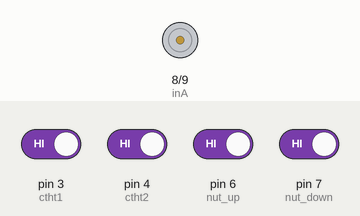
Simulated run of this sketch. Board: Arduino Uno, built with avr-gcc and run on an emulated ATmega328P. Shown: motor-driver pin pairs drawn as motors (green arrow = first pin HIGH = forward, orange = second pin HIGH = backward, longer = more drive). The inputs (shaded band) are chosen by the test bench; at power-on: pin 3 (ctht1), pin 4 (ctht2), pin 6 (nut_up), pin 7 (nut_down) HIGH. What the sketch prints to the serial monitor is not drawn.

Above: at 1.2 s.
1.3 s: pin 3 (ctht1) driven LOW and pin 6 (nut_up) driven LOW
At 2.2 s:
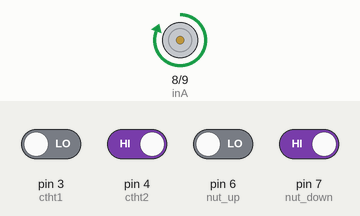
2.8 s: pin 3 (ctht1) driven HIGH
At 3.3 s:
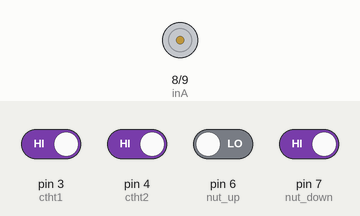
4.3 s: pin 3 (ctht1) driven LOW
At 5.5 s:
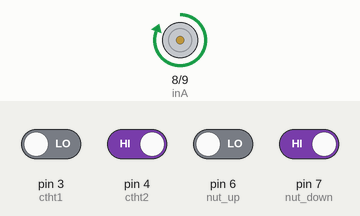
5.8 s: pin 3 (ctht1) driven HIGH and pin 4 (ctht2) driven LOW and pin 6 (nut_up) driven HIGH and pin 7 (nut_down) driven LOW
At 6.8 s:
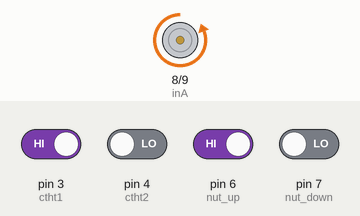
Timing chart, 0 to 8.3 s (numbered marks = the images above; inputs shaded):
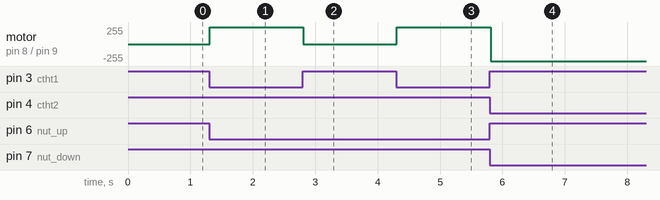

Measured:
- after the input at 1.3 s, motor on pin 8 (inA) / pin 9 (inB): stopped → forward 255/255 at once
- after the input at 2.8 s, motor on pin 8 (inA) / pin 9 (inB): forward 255/255 → stopped at once
- after the input at 4.3 s, motor on pin 8 (inA) / pin 9 (inB): stopped → forward 255/255 at once
- after the input at 5.8 s, motor on pin 8 (inA) / pin 9 (inB): forward 255/255 → backward 255/255 at once

The sketch:

Cua_cuon.ino
```cpp
int inA=8;
  int inB=9;
  int nut_up=6;
  int nut_down=7;
  int ctht1=3;
  int ctht2=4;

void setup() {
  pinMode (inA, OUTPUT);
  pinMode (inB, OUTPUT);
  pinMode (nut_up, INPUT_PULLUP);
  pinMode (nut_down, INPUT_PULLUP);
  pinMode (ctht1, INPUT);
  pinMode (ctht2, INPUT);

Serial.begin(9600);

}

void loop() {
  int up_state=digitalRead(nut_up);
  int down_state=digitalRead(nut_down);

  int ctht1_state = digitalRead(ctht1);
  int ctht2_state = digitalRead(ctht2);
     Serial.println(ctht1_state);
     Serial.println(ctht2_state);


    if(up_state ==0 && down_state !=0 && ctht1_state ==0) //khi đụng thanh dẫn thì dừng lại
    {
      go_up();
    }
    else if(up_state !=0 && down_state ==0 && ctht2_state ==0)
    {
      go_down();
    }
    else
    {
      stop();
    }

}

void go_up() {
    analogWrite(inA, 130);
    digitalWrite(inB, LOW);

}

void go_down() {
    digitalWrite(inA, LOW);
    digitalWrite(inB, HIGH);

}

void stop() {
    digitalWrite(inA, LOW);
    digitalWrite(inB, LOW);

}
```
